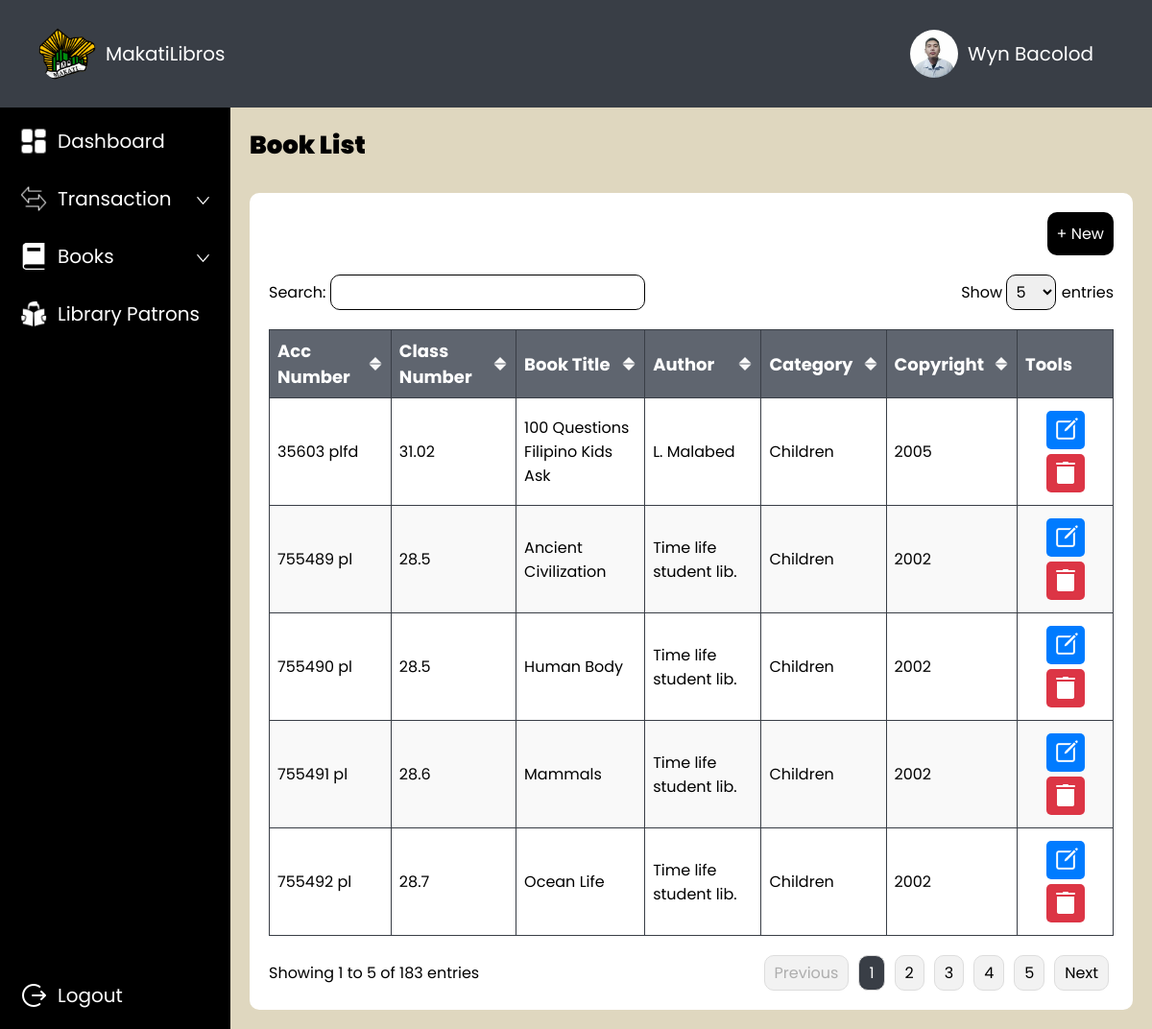
/admin/book-list.php, run on the app's committed database.
### tables this page shows
CREATE TABLE `books` (
  `book_id` int(11) NOT NULL,
  `acc_number` varchar(255) DEFAULT NULL,
  `class_number` varchar(255) DEFAULT NULL,
  `title` varchar(255) DEFAULT NULL,
  `author_id` int(11) DEFAULT NULL,
  `copyright` int(11) DEFAULT NULL,
  `category_id` int(11) DEFAULT NULL,
  `image` varchar(255) DEFAULT NULL
);

CREATE TABLE `author` (
  `author_id` int(11) NOT NULL,
  `author` varchar(255) DEFAULT NULL
);

CREATE TABLE `category` (
  `category_id` int(11) NOT NULL,
  `category` varchar(255) DEFAULT NULL
);

### admin/functions/fetch_book.php (called while the page is built, shortened)
<?php
function getBookList($pdo) {
    $query = "
        SELECT
            bk.copyright,
            bk.category_id,
            c.category AS category_name,      -- Fetch the category name
            bk.title,
            bk.author_id,
            a.author AS author_name,          -- Fetch the author name
            bk.acc_number,                    -- Fetch acc_number
            bk.class_number                   -- Fetch class_number
        FROM
            books bk
        JOIN
            category c ON bk.category_id = c.category_id  -- Join with the category table
        JOIN
            author a ON bk.author_id = a.author_id        -- Join with the author table
        ORDER BY
            bk.copyright DESC
    ";
    $stmt = $pdo->prepare($query);
    $stmt->execute();
    $bookList = [];
    while ($row = $stmt->fetch(PDO::FETCH_ASSOC)) {
        $bookList[] = [
            'copyright' => $row['copyright'],
            'category_id' => $row['category_id'],
            'category_name' => $row['category_name'],
            'title' => $row['title'],
            'author_id' => $row['author_id'],
            'author_name' => $row['author_name'],
            'acc_number' => $row['acc_number'],
            'class_number' => $row['class_number']
        ];
    }
    return $bookList;
}
?>

### admin/book-list.php (the view, shortened to what this page needs)
<!DOCTYPE html>
<html lang="en">
<head>
    <link rel="stylesheet" href="style.css">
</head>
<?php
include '../connection.php';
include 'functions/fetch_book.php';
$bookList = getBookList($pdo);
?>
<body>
    <div class="wrapper">
        <div class="container-top">
            <div class="row row-between">
                <div class="row-auto">
                    <div class="container-round logo">
                        <img src="../images/makati-logo.png" class="image">
                    </div>
                    MakatiLibros
                </div>
                <div class="row-auto container-profile" onclick="openEditModal()">
                    <div class="container-round profile">
                        <img src="../images/sample-profile.jpg" class="image">
                    </div>
                    Wyn Bacolod
                </div>
            </div>
        </div>
        <div class="container-content">
            <div class="sidebar">
                <?php include 'sidebar.php'; ?>
            </div>
            <div class="body">
                <div class="row">
                    <div class="title-26px">
                        Book List
                    </div>
                </div>
                <div class="container-white">
                    <div class="row row-right">
                        <button class="button-borrow" onclick="openAddModal()">
                            &#43; New
                        </button>
                    </div>
                    <div class="row row-between">
                        <div>
                            <label for="search">Search: </label>
                            <input class="table-search" type="text" id="search" onkeyup="searchTable()">
                        </div>
                        <div>
                            <label for="entries">Show </label>
                            <select class="table-select" id="entries" onchange="changeEntries()">
                                <option value="5">5</option>
                            </select>
                            <label for="entries"> entries</label>
                        </div>
                    </div>
                    <div class="row">
                        <table id="table">
                            <thead>
                                <tr>
                                    <th onclick="sortTable(0)">
                                        <div class="row row-between">
                                            <div class="column-title">Acc Number</div>
                                            <img id="sort-icon-0" src="../images/sort.png" class="sort">
                                        </div>
                                    </th>
                                    <th onclick="sortTable(0)">
                                        <div class="row row-between">
                                            <div class="column-title">Class Number</div>
                                            <img id="sort-icon-0" src="../images/sort.png" class="sort">
                                        </div>
                                    </th>
                                    <th onclick="sortTable(2)">
                                        <div class="row row-between">
                                            <div class="column-title">Book Title</div>
                                            <img id="sort-icon-2" src="../images/sort.png" class="sort">
                                        </div>
                                    </th>
                                    <th onclick="sortTable(3)">
                                        <div class="row row-between">
                                            <div class="column-title">Author</div>
                                            <img id="sort-icon-3" src="../images/sort.png" class="sort">
                                        </div>
                                    </th>
                                    <th onclick="sortTable(1)">
                                        <div class="row row-between">
                                            <div class="column-title">Category</div>
                                            <img id="sort-icon-1" src="../images/sort.png" class="sort">
                                        </div>
                                    </th>
                                    <th onclick="sortTable(0)">
                                        <div class="row row-between">
                                            <div class="column-title">Copyright</div>
                                            <img id="sort-icon-0" src="../images/sort.png" class="sort">
                                        </div>
                                    </th>
                                    <th style="width:100px">
                                        <div class="column-title">Tools</div>
                                    </th>
                                </tr>
                            </thead>
                            <tbody>
                                <?php foreach ($bookList as $book) { ?>
                                    <tr>
                                        <td><?php echo $book['acc_number']; ?></td>
                                        <td><?php echo $book['class_number']; ?></td>
                                        <td><?php echo $book['title']; ?></td>
                                        <td><?php echo $book['author_name']; ?></td>
                                        <td><?php echo $book['category_name']; ?></td>
                                        <td><?php echo $book['copyright']; ?></td>
                                        <td>
                                            <center>
                                                <div class="button-edit">
                                                    <img src="../images/edit-white.png" class="image">
                                                </div>
                                                <div class="button-delete">
                                                    <img src="../images/delete-white.png" class="image">
                                                </div>
                                            </center>
                                        </td>
                                    </tr>
                                <?php } ?>
                            </tbody>
                        </table>
                    </div>
                    <div class="row row-between">
                        <div class="entry-info" id="entry-info"></div>
                        <div class="pagination" id="pagination"></div>
                    </div>
                </div>
            </div>
        </div>
    </div>
</body>
</html>

### admin/sidebar.php (shortened to what this page needs)
<a href="dashboard.php">
    <div class="sidebar-items">
        <div class="sidebar-image">
            <img src="../images/dashboard-white.png" class="image" id="sidebar-dashboard-image">
        </div>
        Dashboard
    </div>
</a>
<div>
    <div class="sidebar-items" id="transaction">
        <div class="row row-between">
            <div class="row">
                <div class="sidebar-image">
                    <img src="../images/transaction-white.png" class="image"
                        id="sidebar-transaction-image">
                </div>
                Transaction
            </div>
            <div class="sidebar-dropdown-image">
                <img src="../images/expand-arrow-white.png" class="image"
                    id="sidebar-expand-arrow-transaction">
            </div>
        </div>
    </div>
</div>
<div>
    <div class="sidebar-items" id="books">
        <div class="row row-between">
            <div class="row">
                <div class="sidebar-image">
                    <img src="../images/book-white.png" class="image" id="sidebar-books-image">
                </div>
                Books
            </div>
            <div class="sidebar-dropdown-image">
                <img src="../images/expand-arrow-white.png" class="image"
                    id="sidebar-expand-arrow-books">
            </div>
        </div>
    </div>
</div>
<a href="patrons.php">
    <div class="sidebar-items">
        <div class="sidebar-image">
            <img src="../images/patrons-white.png" class="image" id="sidebar-patrons-image">
        </div>
        Library Patrons
    </div>
</a>
<a href="../index.php" class="sidebar-items-bottom">
    <div class="row">
        <div class="sidebar-image">
            <img src="../images/logout-white.png" class="image" id="sidebar-logout-image">
        </div>
        Logout
    </div>
</a>

### admin/style.css (style rules this page uses)
* { margin: 0; padding: 0; font-family: 'Poppins', sans-serif; box-sizing: border-box; font-size: 20px; }
.wrapper { display: flex; flex-direction: column; height: 100vh; width: 100%; }
.container-top { display: flex; flex-direction: row; width: 100%; padding: 20px 40px; align-items: center; color: white; background-color: #393E46; }
.container-round { border-radius: 100%; overflow: hidden; }
.logo { width: 60px; height: 60px; }
.profile { width: 50px; height: 50px; }
.container-profile { border: 1px solid transparent; padding: 10px 20px; }
.container-content { display: flex; flex-direction: row; width: 100%; height: 100%; overflow: hidden; }
.row { display: flex; flex-direction: row; gap: 10px; width: 100%; }
.row-auto { display: flex; flex-direction: row; width: auto; height: auto; gap: 10px; align-items: center; }
.row-between { align-items: center; justify-content: space-between; }
.row-right { justify-content: right; }
a { text-decoration: none; color: inherit; }
.sidebar { display: flex; flex-direction: column; padding: 10px; gap: 10px; width: 20%; background-color: black; }
.sidebar-image { width: 30px; height: 30px; }
.sidebar-image img { transition: transform 0.3s ease-in-out; }
.sidebar-dropdown-image { width: 20px; height: 20px; }
.sidebar-dropdown-image img { transition: transform 0.3s ease-in-out; }
.sidebar-items { display: flex; flex-direction: row; align-items: center; width: 100%; padding: 10px; gap: 10px; color: white; transition: background-color 0.3s ease, color 0.3s ease, border-radius 0.3s ease; }
.sidebar-items-bottom { display: flex; flex-direction: row; align-items: center; width: 100%; padding: 10px; gap: 10px; color: white; transition: background-color 0.3s ease, color 0.3s ease, border-radius 0.3s ease; margin-top: auto; }
.sidebar-items:after #sidebar-expand-arrow-transaction, .sidebar-items:after #sidebar-expand-arrow-books, .sidebar-items:after #sidebar-expand-arrow-patrons { content: url(../images/collapse-arrow-black.png); }
.image { width: 100%; height: 100%; }
.body { display: flex; flex-direction: column; padding: 20px; gap: 10px; width: 80%; background-color: #dfd7bf; overflow-y: scroll; }
.title-26px { font-size: 26px; font-weight: 900; }
.container-white { width: auto; display: flex; flex-direction: column; background-color: white; padding: 20px; border-radius: 10px; margin-top: 20px; gap: 20px; }
table { width: 100%; border-collapse: collapse; }
td { border: 1px solid #393E46; padding: 8px; text-align: left; font-size: 16px; }
th { background-color: #5F656F; color: white; border: 1px solid #393E46; padding: 8px; text-align: left; }
tbody tr:nth-child(even) { background-color: #f9f9f9; }
.column-title { font-size: 18px; }
.entry-info { font-size: 16px; }
.sort { width: 16px; height: 16px; }
.table-search, .table-select { border-radius: 10px; padding: 5px; font-size: 16px; border: 1px solid; }
.table-select option { padding: 5px; font-size: 16px; }
button { padding: 10px; border-radius: 10px; font-size: 16px; border: none; }
.button-borrow { background-color: black; color: white; transition: transform 0.2s; }
.button-edit { width: 40px; height: 40px; background-color: #007bff; padding: 5px; margin: 5px; border-radius: 5px; transition: transform 0.2s; }
.button-delete { width: 40px; height: 40px; background-color: #dc3545; padding: 5px; margin: 5px; border-radius: 5px; transition: transform 0.2s; }
label { font-size: 16px; }

### data on the page
books: acc_number "35603 plfd", class_number "31.02", title "100 Questions Filipino Kids Ask", author.author "L. Malabed", category.category "Children", copyright "2005"
books: acc_number "755489 pl", class_number "28.5", title "Ancient Civilization", author.author "Time life student lib.", category.category "Children", copyright "2002"
books: acc_number "755490 pl", class_number "28.5", title "Human Body", author.author "Time life student lib.", category.category "Children", copyright "2002"
books: acc_number "755491 pl", class_number "28.6", title "Mammals", author.author "Time life student lib.", category.category "Children", copyright "2002"
books: acc_number "755492 pl", class_number "28.7", title "Ocean Life", author.author "Time life student lib.", category.category "Children", copyright "2002"
